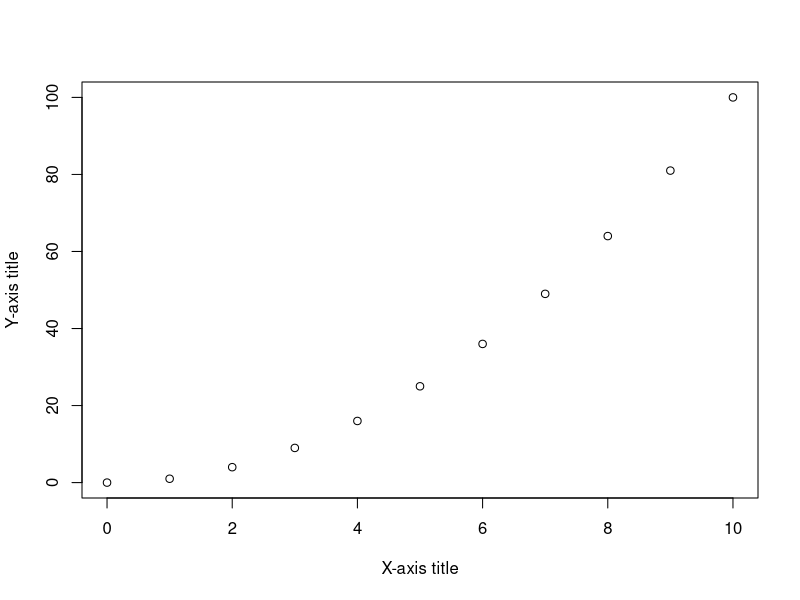
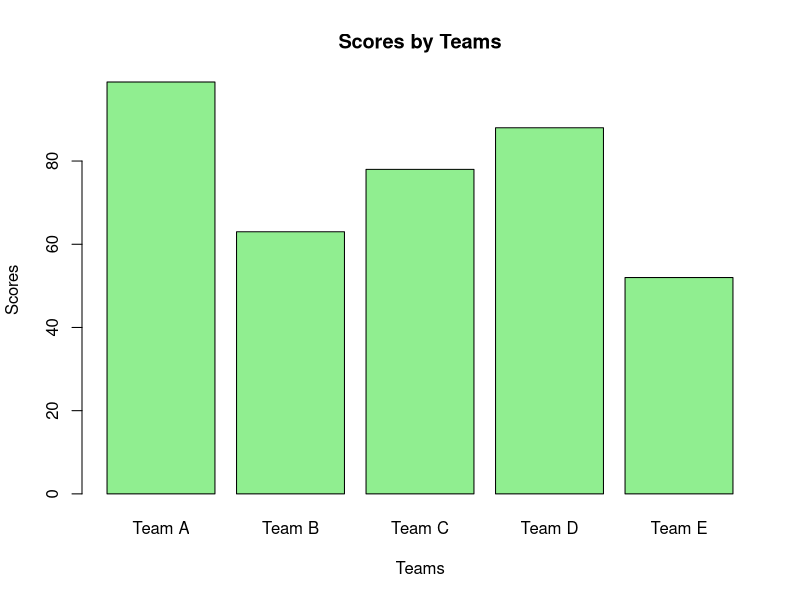

Here is the R script that generated these plots, in order:
## ---- chunk 1
# Addition
2 + 2

# Subtraction
3 - 2

# Multiplication
3 * 2

# Division
3 / 2

# Exponentiation
2 ^ 5

# Order of operations
2 + 3 * 4
(2 + 3) * 4
## ---- chunk 2
add_two <- function(x) {
  x + 2
}
## ---- chunk 3
add_two(3)
## ---- chunk 4
log(10)
sqrt(4)
abs(-2)
## ---- chunk 5
log(sqrt(4))
## ---- chunk 6
# this code will not produce any output but will assign the value 100 to the variable 'var'
var <- (2*5)^2

# if we want to see the value of the variable, we can just type the name of the variable or print it to the console
var
print(var)
## ---- chunk 7
# we can use variables in operations
var + 1

var2 <- sqrt(16)

var2 + var

var2 * var
## ---- chunk 8
var < 105 # smaller than
 
var > 1 # bigger than

var <= 8 # smaller than or equal to

var >= 8 # bigger than or equal to

var == 8 # equal to

var != 6 # not equal to

var == 4 | 8 # either 4 or 8

var == 4 & 8 # both 4 and 8
## ---- chunk 9
help(log)

help("+")
## ---- chunk 10
var <- as.integer(2)
var2 <- 2.2
var3 <- "hey learning R is cool"
var4 <- TRUE

typeof(var)
typeof(var2)
typeof(var3)
typeof(var4)
## ---- chunk 11
# create a vector of numbers
numbers <- c(1, 2, 3, 4, 5)

print(numbers)

# use length() to get the length of a vector
length(numbers)

# consecutive numbers can be created using the : operator
5:90

# or use seq() to create a sequence of numbers
seq(5, 90, by = 2)

# use rep() and seq() to create a vector of repeated numbers
rep(seq(1,10,3),5)
## ---- chunk 12
# sum() adds up all the numbers in a vector
sum(numbers)

# mean() computes the mean of all the numbers in a vector
mean(numbers)

# max() and min() return the maximum and minimum values in a vector
max(numbers)
min(numbers)

# sort() sorts the numbers in a vector in ascending order
sort(numbers)

# you can also sort in descending order
sort(numbers, decreasing = TRUE)

# sd() computes the standard deviation of the numbers in a vector
sd(numbers)

# median() computes the median of the numbers in a vector
median(numbers)
## ---- chunk 13
# you can add two vectors together
numbers + c(1, 2, 3, 4, 5)

# you can multiply two vectors together
numbers * c(1, 2, 3, 4, 5)
## ---- chunk 14
# you can access the elements of a vector using the [] operator
new_vector <- 7:21

new_vector[1]
new_vector[2:7]
new_vector[c(1, 3, 5, 7)]
new_vector[-1]
new_vector[-(1:3)]
## ---- chunk 15
# create a logical vector
logical_vector <- c(TRUE, FALSE, TRUE, FALSE, TRUE)

# operators like <, >, <=, >=, ==, !=, |, and & can be used to create logical vectors
new_vector <- 1:8

new_vector < 3

new_vector == 7

new_vector != 0
## ---- chunk 16
# you can use logical vectors to filter other vectors

new_vector[new_vector < 3] # returns all values in new_vector that are smaller than 3

new_vector[new_vector == 7] # returns all values in new_vector that are equal to 7

## ---- chunk 17
# create a character vector
character_vector <- c("hello", "learning", "R", "is", "cool")
print(character_vector)

# you can use the nchar() function to get the number of characters in each string
nchar(character_vector)

# you can use the paste() function to concatenate strings
paste("hello", "learning", "R", "is", "cool")

# you can use the strsplit() function to split a string into a vector of substrings
strsplit("hello learning R is cool", " ")
## ---- chunk 18
# create a data frame
df <- data.frame(
  age = c(55, 95, 67, 89, 24),
  height = c(1.78, 1.65, 1.90, 1.45, 1.67)
)

print(df)

# you can use the $ operator or [] to access a column in a data frame
df$age
df['age']

## ---- chunk 19

# save the dataset to a variable as a dataframe object in R
df <- as.data.frame(state.x77)

# view the df:
#View(state.x77)
head(state.x77) 
tail(state.x77)

# you can use the str() function to get information about the structure of a data frame
str(df)

# you can use the summary() function to get summary statistics about a data frame
summary(df)

# get the dimension
dim(df)

## ---- chunk 20

x <- 0:10
y <- x^2

# you can use the plot() function to create a scatter plot
plot(x, y, 
     xlab = "X-axis title",
     ylab = "Y-axis title")

# simulate different data
teams <- c("Team A", "Team B", "Team C", "Team D", "Team E") # generating team names

scores <- sample(50:100, length(teams)) # generating the scores for each team

# bar plot
barplot(scores, 
        main = "Scores by Teams",
        xlab = "Teams",
        ylab = "Scores",
        col = "lightgreen",
        border = "black",
        names.arg = teams)

## ---- chunk 21
days <- c("Tuesday", "Wednesday", "Thursday", "Friday", "Saturday", "Sunday", "Monday")

# you complete...





## ---- chunk 22
# answer:
numbers <- 1:100

# you complete...
## ---- chunk 23
# answer:


# you complete...

